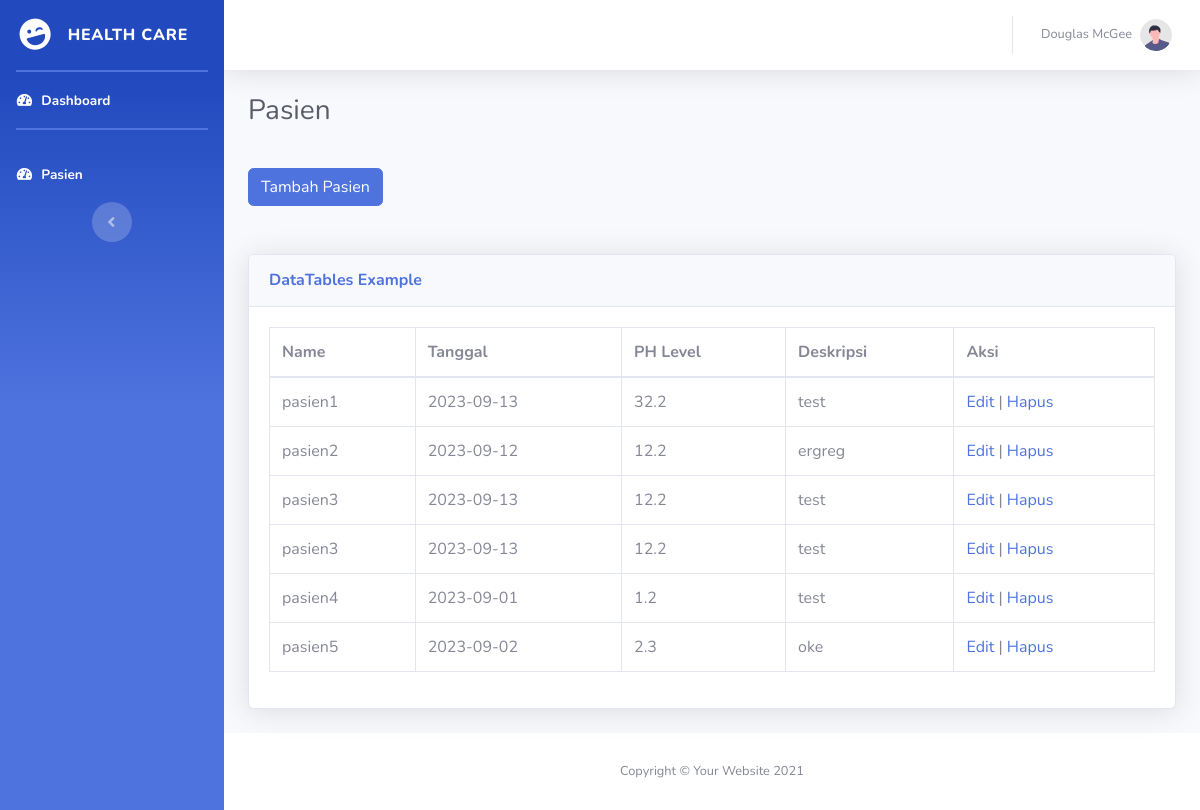
Page /app/pasien.php on the committed database.
### tables this page shows
CREATE TABLE `pasien` (
  `id` int(11) NOT NULL,
  `tanggal` date NOT NULL,
  `phLevel` float NOT NULL,
  `deskripsi` text DEFAULT NULL,
  `nama` varchar(50) NOT NULL
);

### app/pasien.php (the view, shortened to what this page needs)
<!DOCTYPE html>
<html lang="en">
<head>
    <link href="vendor/fontawesome-free/css/all.min.css" rel="stylesheet" type="text/css">
    <link href="css/sb-admin-2.min.css" rel="stylesheet">
</head>
<body id="page-top">
    <div id="wrapper">
        <ul class="navbar-nav bg-gradient-primary sidebar sidebar-dark accordion" id="accordionSidebar">
            <a class="sidebar-brand d-flex align-items-center justify-content-center" href="index.html">
                <div class="sidebar-brand-icon rotate-n-15">
                    <i class="fas fa-laugh-wink"></i>
                </div>
                <div class="sidebar-brand-text mx-3">Health Care</div>
            </a>
            <hr class="sidebar-divider my-0">
            <li class="nav-item active">
                <a class="nav-link" href="index.html">
                    <i class="fas fa-fw fa-tachometer-alt"></i>
                    <span>Dashboard</span></a>
            </li>
            <hr class="sidebar-divider d-none d-md-block">
            <li class="nav-item active">
                <a class="nav-link" href="index.html">
                    <i class="fas fa-fw fa-tachometer-alt"></i>
                    <span>Pasien</span></a>
            </li>
            <div class="text-center d-none d-md-inline">
                <button class="rounded-circle border-0" id="sidebarToggle"></button>
            </div>
        </ul>
        <div id="content-wrapper" class="d-flex flex-column">
            <div id="content">
                <nav class="navbar navbar-expand navbar-light bg-white topbar mb-4 static-top shadow">
                    <ul class="navbar-nav ml-auto">
                        <li class="nav-item dropdown no-arrow">
                            <a class="nav-link dropdown-toggle" href="#" id="userDropdown" role="button"
                                data-toggle="dropdown" aria-haspopup="true" aria-expanded="false">
                                <span class="mr-2 d-none d-lg-inline text-gray-600 small">Douglas McGee</span>
                                <img class="img-profile rounded-circle"
                                    src="img/undraw_profile.svg">
                            </a>
                        </li>
                    </ul>
                </nav>
                <div class="container-fluid">
                    <div class="d-sm-flex align-items-center justify-content-between mb-4">
                        <h1 class="h3 mb-0 text-gray-800">Pasien</h1>
                    </div>
                    <button type="button" class="btn btn-primary mt-3 mb-5" data-bs-toggle="modal" data-bs-target="#tambahPasien">
                    Tambah Pasien
                    </button>
                <div class="card shadow mb-4">
                    <div class="card-header py-3">
                        <h6 class="m-0 font-weight-bold text-primary">DataTables Example</h6>
                    </div>
                    <div class="card-body">
                        <div class="table-responsive">
                            <table class="table table-bordered" id="dataTable" width="100%" cellspacing="0">
                                <thead>
                                    <tr>
                                        <th>Name</th>
                                        <th>Tanggal</th>
                                        <th>PH Level</th>
                                        <th>Deskripsi</th>
                                        <th>Aksi</th>
                                    </tr>
                                </thead>
                                <tbody>
                                <?php
                                    require_once "../koneksi.php";
                                    $query = "SELECT * FROM pasien";
                                    $result = $koneksi->query($query);
                                    if ($result->num_rows > 0) {
                                        while ($row = $result->fetch_assoc()) {
                                            echo "<tr>";
                                            echo "<td>" . $row["nama"] . "</td>";
                                            echo "<td>" . $row["tanggal"] . "</td>";
                                            echo "<td>" . $row["phLevel"] . "</td>";
                                            echo "<td>" . $row["deskripsi"] . "</td>";
                                            echo "<td>
                                            <a href='edit_pasien.php?id=" . $row["id"] . "'>Edit</a> | <a href='hapus_pasien.php?id=" . $row["id"] . "'>Hapus</a></td>";
                                            echo "</tr>";
                                        }
                                    } else {
                                        echo "<tr><td colspan='5'>Tidak ada data pasien</td></tr>";
                                    }
                                ?>
                                </tbody>
                            </table>
                        </div>
                    </div>
                </div>
                </div>
            </div>
            <footer class="sticky-footer bg-white">
                <div class="container my-auto">
                    <div class="copyright text-center my-auto">
                        <span>Copyright &copy; Your Website 2021</span>
                    </div>
                </div>
            </footer>
        </div>
    </div>
</body>
</html>

### rows in the picture
pasien: nama "pasien1", tanggal "2023-09-13", phLevel "32.2", deskripsi "test"
pasien: nama "pasien2", tanggal "2023-09-12", phLevel "12.2", deskripsi "ergreg"
pasien: nama "pasien3", tanggal "2023-09-13", phLevel "12.2", deskripsi "test"
pasien: nama "pasien3", tanggal "2023-09-13", phLevel "12.2", deskripsi "test"
pasien: nama "pasien4", tanggal "2023-09-01", phLevel "1.2", deskripsi "test"
pasien: nama "pasien5", tanggal "2023-09-02", phLevel "2.3", deskripsi "oke"
